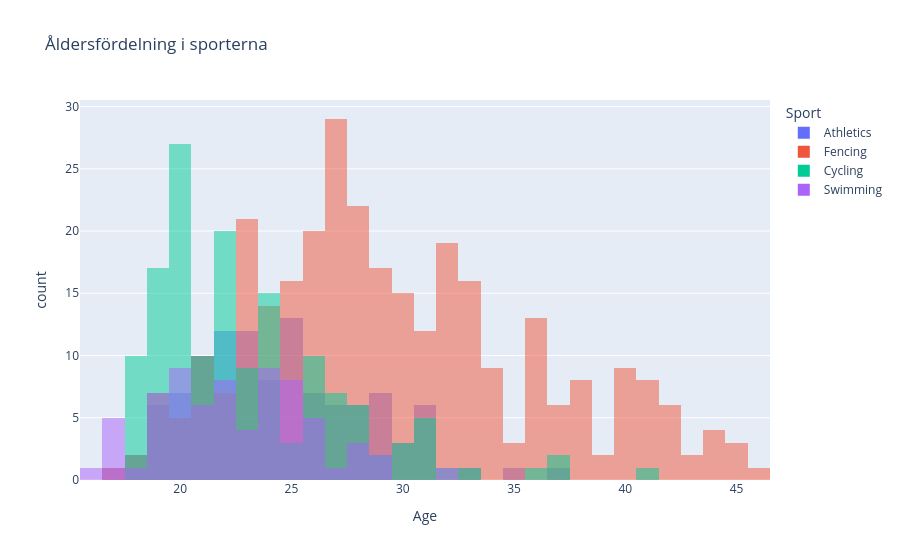

Write notebook code for a chart like this one.
### Code cell
df_age = df_sports[df_sports["Age"].notna()]

px.histogram(df_age, x="Age", color="Sport", barmode="overlay",
             title="Åldersfördelning i sporterna")

### Figure 1 — Plotly figure (JSON) as saved in the notebook; plotly's stock layout.template omitted (floating-point values rounded to 4 significant figures; data arrays with more than 128 entries replaced by an {"elided": "..."} marker saying what was removed)
{"data": [{"bingroup": "x", "hovertemplate": "Sport=Athletics<br>Age=%{x}<br>count=%{y}<extra></extra>", "legendgroup": "Athletics", "marker": {"color": "#636efa", "opacity": 0.5, "pattern": {"shape": ""}}, "name": "Athletics", "orientation": "v", "showlegend": true, "x": [21.0, 19.0, 25.0, 24.0, 23.0, 21.0, 20.0, 22.0, 31.0, 23.0, 19.0, 18.0, 18.0, 23.0, 27.0, 23.0, 22.0, 21.0, 23.0, 17.0, 26.0, 20.0, 20.0, 20.0, 20.0, 20.0, 25.0, 30.0, 19.0, 24.0, 22.0, 19.0, 21.0, 23.0, 31.0, 22.0, 23.0, 21.0, 29.0, 21.0, 26.0, 25.0, 25.0, 25.0, 26.0, 22.0, 28.0, 30.0, 27.0, 27.0, 31.0, 25.0, 31.0, 31.0, 35.0, 24.0, 26.0, 29.0, 25.0, 22.0, 27.0, 25.0, 29.0, 22.0, 33.0, 22.0, 23.0, 21.0, 21.0, 28.0, 25.0, 23.0, 25.0, 21.0, 21.0, 19.0, 22.0, 24.0, 27.0, 22.0, 28.0, 22.0, 24.0, 23.0, 23.0, 24.0, 28.0, 28.0, 28.0, 25.0, 19.0, 25.0, 26.0, 26.0, 30.0, 29.0, 23.0, 20.0, 27.0, 24.0, 22.0, 25.0, 29.0, 29.0, 26.0, 29.0, 24.0, 31.0, 37.0], "xaxis": "x", "yaxis": "y", "type": "histogram"}, {"bingroup": "x", "hovertemplate": "Sport=Fencing<br>Age=%{x}<br>count=%{y}<extra></extra>", "legendgroup": "Fencing", "marker": {"color": "#EF553B", "opacity": 0.5, "pattern": {"shape": ""}}, "name": "Fencing", "orientation": "v", "showlegend": true, "x": {"elided": "307 float values"}, "xaxis": "x", "yaxis": "y", "type": "histogram"}, {"bingroup": "x", "hovertemplate": "Sport=Cycling<br>Age=%{x}<br>count=%{y}<extra></extra>", "legendgroup": "Cycling", "marker": {"color": "#00cc96", "opacity": 0.5, "pattern": {"shape": ""}}, "name": "Cycling", "orientation": "v", "showlegend": true, "x": {"elided": "150 float values"}, "xaxis": "x", "yaxis": "y", "type": "histogram"}, {"bingroup": "x", "hovertemplate": "Sport=Swimming<br>Age=%{x}<br>count=%{y}<extra></extra>", "legendgroup": "Swimming", "marker": {"color": "#ab63fa", "opacity": 0.5, "pattern": {"shape": ""}}, "name": "Swimming", "orientation": "v", "showlegend": true, "x": [18.0, 20.0, 23.0, 19.0, 20.0, 19.0, 19.0, 19.0, 19.0, 19.0, 17.0, 23.0, 23.0, 20.0, 16.0, 19.0, 20.0, 21.0, 20.0, 22.0, 26.0, 24.0, 21.0, 25.0, 17.0, 17.0, 17.0, 22.0, 25.0, 22.0, 24.0, 27.0, 22.0, 22.0, 26.0, 26.0, 24.0, 21.0, 25.0, 25.0, 25.0, 21.0, 24.0, 24.0, 21.0, 24.0, 24.0, 29.0, 24.0, 26.0, 26.0, 21.0, 28.0, 17.0, 25.0, 22.0, 22.0, 22.0, 28.0, 20.0, 20.0, 20.0, 25.0, 25.0, 24.0, 29.0, 23.0, 28.0, 32.0, 20.0], "xaxis": "x", "yaxis": "y", "type": "histogram"}], "layout": {"xaxis": {"anchor": "y", "domain": [0.0, 1.0], "title": {"text": "Age"}}, "yaxis": {"anchor": "x", "domain": [0.0, 1.0], "title": {"text": "count"}}, "legend": {"title": {"text": "Sport"}, "tracegroupgap": 0}, "title": {"text": "Åldersfördelning i sporterna"}, "barmode": "overlay"}}
